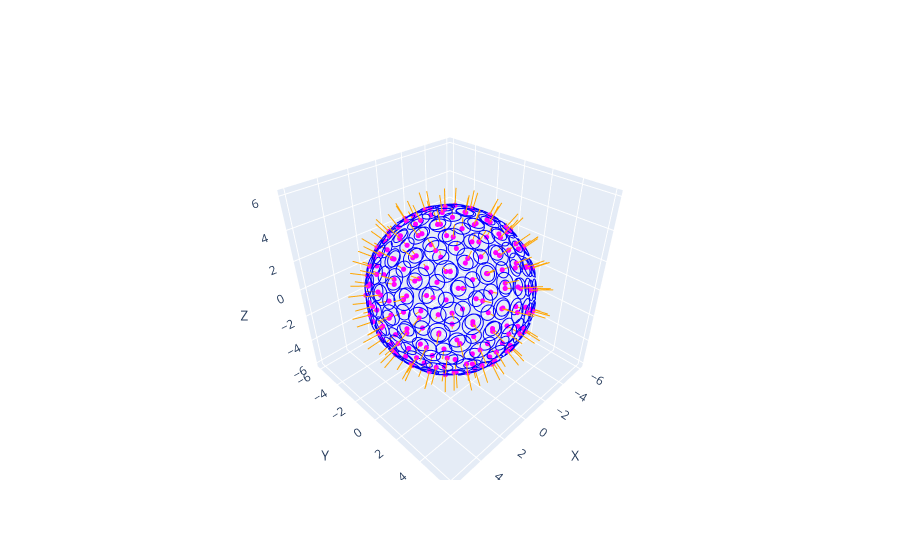

Notebook code cell kept with this figure:
### Code cell
for point, rayon, normal in zip(points, rayons, normals):
    add_circle_v2(point, rayon, normal, fig)

fig.update_layout(scene=dict(xaxis=dict(title="X"),
                             yaxis=dict(title="Y"),
                             zaxis=dict(title="Z")),
                  showlegend=False)

#fig.show()
